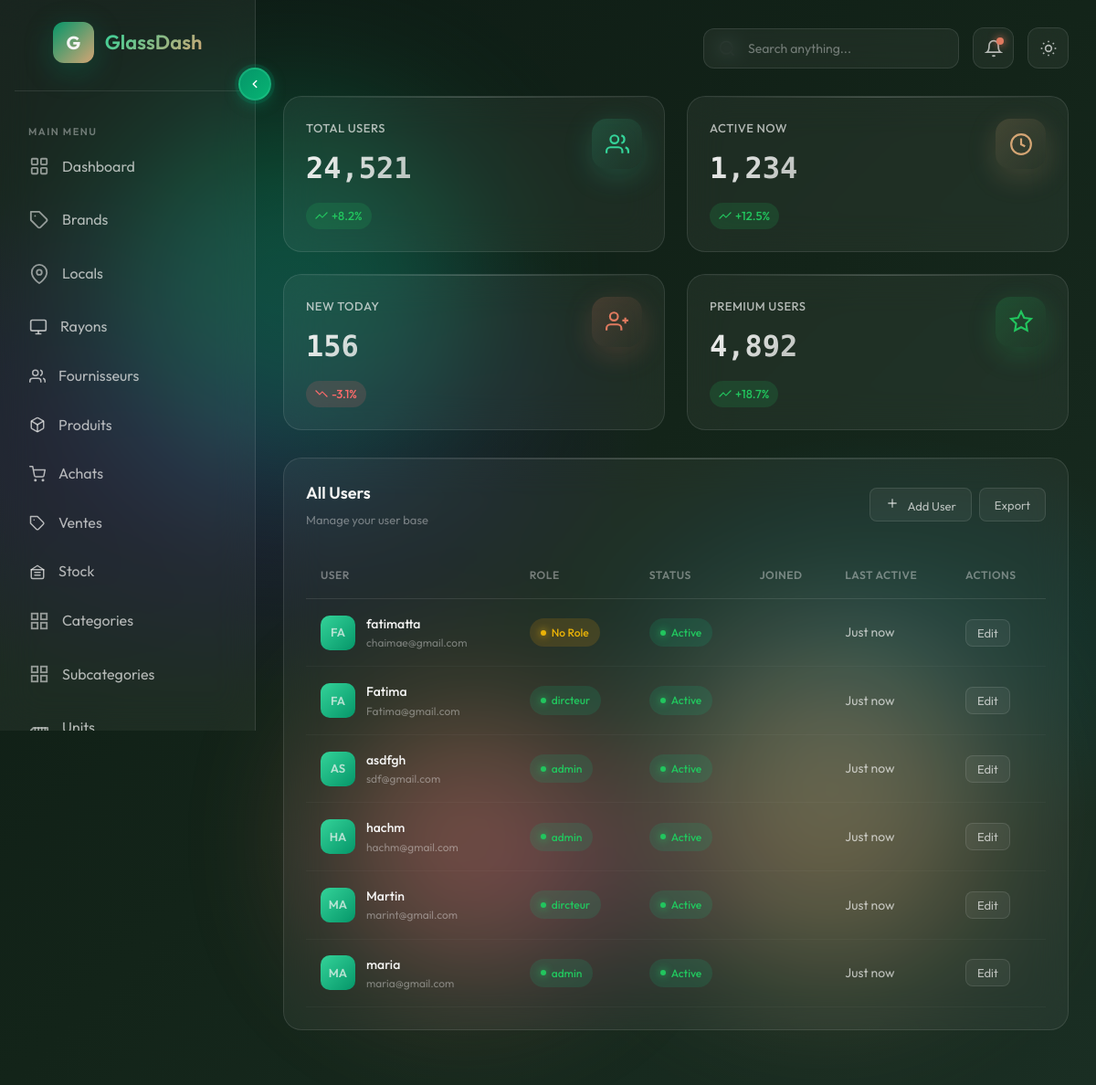
/users/, run on the app's committed database.
### myapp/models.py (models this page shows, shortened)
class User(AbstractUser):
    LANGUAGE_CHOICES = [
        ('en', 'English'),
        ('fr', 'French'),
        ('ar', 'Arabic'),
    ]
    shop_name = models.CharField(max_length=100, blank=True)
    language  = models.CharField(
        max_length=10,
        choices=LANGUAGE_CHOICES,
        default='en'
    )
    history = HistoricalRecords()
    class Meta:
        permissions = [
            ('can_view_analytics',  'Can view the analytics dashboard'),
            ('can_export_users',    'Can export the users list'),
            ('can_manage_settings', 'Can change application settings'),
            ('can_publish_post',    'Can publish posts/announcements'),
        ]

### myapp/views.py (the view)
# urls.py: path('users/',                        views.users_list,  name='users'),
def users_list(request):
    users  = User.objects.all()
    groups = Group.objects.all().order_by('name')
    return render(request, 'users.html', {'users': users, 'groups': groups})

### myapp/templates/users.html (shortened to what this page needs)
{% extends "base.html" %}
{% load static %}
{% load i18n %}
{% block content %}
            <section class="stats-grid">
                <div class="glass-card glass-card-3d stat-card">
                    <div class="stat-card-inner">
                        <div class="stat-info">
                            <h3>{% trans "Total Users" %}</h3>
                            <div class="stat-value">24,521</div>
                            <span class="stat-change positive">
                                <svg width="14" height="14" viewBox="0 0 24 24" fill="none" stroke="currentColor" stroke-width="2"><polyline points="23 6 13.5 15.5 8.5 10.5 1 18"/></svg>
                                +8.2%
                            </span>
                        </div>
                        <div class="stat-icon cyan">
                            <svg viewBox="0 0 24 24" fill="none" stroke="var(--emerald-light)" stroke-width="2">
                                <path d="M17 21v-2a4 4 0 0 0-4-4H5a4 4 0 0 0-4 4v2"/><circle cx="9" cy="7" r="4"/>
                                <path d="M23 21v-2a4 4 0 0 0-3-3.87"/><path d="M16 3.13a4 4 0 0 1 0 7.75"/>
                            </svg>
                        </div>
                    </div>
                </div>
                <div class="glass-card glass-card-3d stat-card">
                    <div class="stat-card-inner">
                        <div class="stat-info">
                            <h3>{% trans "Active Now" %}</h3>
                            <div class="stat-value">1,234</div>
                            <span class="stat-change positive">
                                <svg width="14" height="14" viewBox="0 0 24 24" fill="none" stroke="currentColor" stroke-width="2"><polyline points="23 6 13.5 15.5 8.5 10.5 1 18"/></svg>
                                +12.5%
                            </span>
                        </div>
                        <div class="stat-icon magenta">
                            <svg viewBox="0 0 24 24" fill="none" stroke="var(--gold)" stroke-width="2">
                                <circle cx="12" cy="12" r="10"/><path d="M12 6v6l4 2"/>
                            </svg>
                        </div>
                    </div>
                </div>
                <div class="glass-card glass-card-3d stat-card">
                    <div class="stat-card-inner">
                        <div class="stat-info">
                            <h3>{% trans "New Today" %}</h3>
                            <div class="stat-value">156</div>
                            <span class="stat-change negative">
                                <svg width="14" height="14" viewBox="0 0 24 24" fill="none" stroke="currentColor" stroke-width="2"><polyline points="23 18 13.5 8.5 8.5 13.5 1 6"/></svg>
                                -3.1%
                            </span>
                        </div>
                        <div class="stat-icon purple">
                            <svg viewBox="0 0 24 24" fill="none" stroke="var(--coral)" stroke-width="2">
                                <path d="M16 21v-2a4 4 0 0 0-4-4H5a4 4 0 0 0-4 4v2"/><circle cx="8.5" cy="7" r="4"/>
                                <line x1="20" y1="8" x2="20" y2="14"/><line x1="23" y1="11" x2="17" y2="11"/>
                            </svg>
                        </div>
                    </div>
                </div>
                <div class="glass-card glass-card-3d stat-card">
                    <div class="stat-card-inner">
                        <div class="stat-info">
                            <h3>{% trans "Premium Users" %}</h3>
                            <div class="stat-value">4,892</div>
                            <span class="stat-change positive">
                                <svg width="14" height="14" viewBox="0 0 24 24" fill="none" stroke="currentColor" stroke-width="2"><polyline points="23 6 13.5 15.5 8.5 10.5 1 18"/></svg>
                                +18.7%
                            </span>
                        </div>
                        <div class="stat-icon success">
                            <svg viewBox="0 0 24 24" fill="none" stroke="var(--success)" stroke-width="2">
                                <polygon points="12 2 15.09 8.26 22 9.27 17 14.14 18.18 21.02 12 17.77 5.82 21.02 7 14.14 2 9.27 8.91 8.26 12 2"/>
                            </svg>
                        </div>
                    </div>
                </div>
            </section>
            <section class="content-grid" style="grid-template-columns: 1fr;">
                <div class="glass-card table-card" style="grid-column: span 1;">
                    <div class="card-header">
                        <div>
                            <h2 class="card-title">{% trans "All Users" %}</h2>
                            <p class="card-subtitle">{% trans "Manage your user base" %}</p>
                        </div>
                        <div class="card-actions">
                            <button class="card-btn" onclick="openModal()">
                                <svg width="16" height="16" viewBox="0 0 24 24" fill="none" stroke="currentColor" stroke-width="2" style="margin-right: 6px;">
                                    <line x1="12" y1="5" x2="12" y2="19"/><line x1="5" y1="12" x2="19" y2="12"/>
                                </svg>
                                {% trans "Add User" %}
                            </button>
                            <button class="card-btn">{% trans "Export" %}</button>
                        </div>
                    </div>
                    <div class="table-wrapper">
                        <table class="data-table">
                            <thead>
                                <tr>
                                    <th>{% trans "User" %}</th>
                                    <th>{% trans "Role" %}</th>
                                    <th>{% trans "Status" %}</th>
                                    <th>{% trans "Joined" %}</th>
                                    <th>{% trans "Last Active" %}</th>
                                    <th>{% trans "Actions" %}</th>
                                </tr>
                            </thead>
                            <tbody>
                                {% for user in users %}
                                <tr>
                                    <td>
                                        <div class="table-user">
                                            <div class="table-avatar" style="background: linear-gradient(135deg, var(--emerald-light), var(--emerald));">
                                                {{ user.shop_name|slice:":2"|upper }}
                                            </div>
                                            <div class="table-user-info">
                                                <span class="table-user-name">{{ user.shop_name }}</span>
                                                <span class="table-user-email">{{ user.email }}</span>
                                            </div>
                                        </div>
                                    </td>
                                    <td>
                                        {% with grp=user.groups.first %}
                                        {% if grp %}
                                            <span class="status-badge completed">{{ grp.name }}</span>
                                        {% else %}
                                            <span class="status-badge pending">{% trans "No Role" %}</span>
                                        {% endif %}
                                        {% endwith %}
                                    </td>
                                    <td><span class="status-badge completed">{% trans "Active" %}</span></td>
                                    <td>{{ user.created_at|date:"M d, Y" }}</td>
                                    <td>{% trans "Just now" %}</td>
                                    <td>
                                        <button class="card-btn" style="padding: 6px 12px;"
                                            data-id="{{ user.id }}"
                                            data-name="{{ user.shop_name }}"
                                            data-email="{{ user.email }}"
                                            data-language="{{ user.language }}"
                                            onclick="openEditModal(this)">
                                            {% trans "Edit" %}
                                        </button>
                                    </td>
                                </tr>
                                {% empty %}
                                <tr>
                                    <td colspan="6">{% trans "No users found." %}</td>
                                </tr>
                                {% endfor %}
                            </tbody>
                        </table>
                    </div>
                </div>
            </section>
        </main>
    </div>
{% endblock %}

### data on the page
User: shop_name "FA", shop_name "fatimatta", email "chaimae@gmail.com"
User: shop_name "FA", shop_name "Fatima", email "Fatima@gmail.com", groups.first.name "dircteur"
User: shop_name "AS", shop_name "asdfgh", email "sdf@gmail.com", groups.first.name "admin"
User: shop_name "HA", shop_name "hachm", email "hachm@gmail.com", groups.first.name "admin"
User: shop_name "MA", shop_name "Martin", email "marint@gmail.com", groups.first.name "dircteur"
User: shop_name "MA", shop_name "maria", email "maria@gmail.com", groups.first.name "admin"
